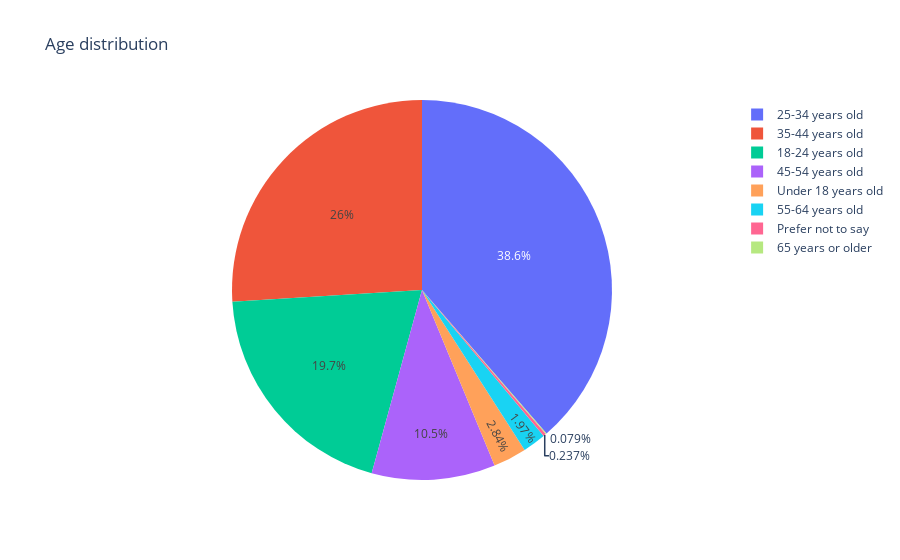

Source (notebook cell):
### Code cell
fig = px.pie(df21, values=df21.Age.value_counts(), names=df21.Age.value_counts().index, title='Age distribution')
fig.show()

### Figure 1 — Plotly figure (JSON) as saved in the notebook; plotly's stock layout.template omitted (floating-point values rounded to 4 significant figures)
{"data": [{"domain": {"x": [0, 1], "y": [0, 1]}, "hovertemplate": "label=%{label}<br>value=%{value}<extra></extra>", "labels": ["25-34 years old", "35-44 years old", "18-24 years old", "45-54 years old", "Under 18 years old", "55-64 years old", "Prefer not to say", "65 years or older"], "legendgroup": "", "name": "", "showlegend": true, "type": "pie", "values": [489, 329, 250, 133, 36, 25, 3, 1]}], "layout": {"autosize": true, "legend": {"tracegroupgap": 0}, "title": {"text": "Age distribution"}}}
